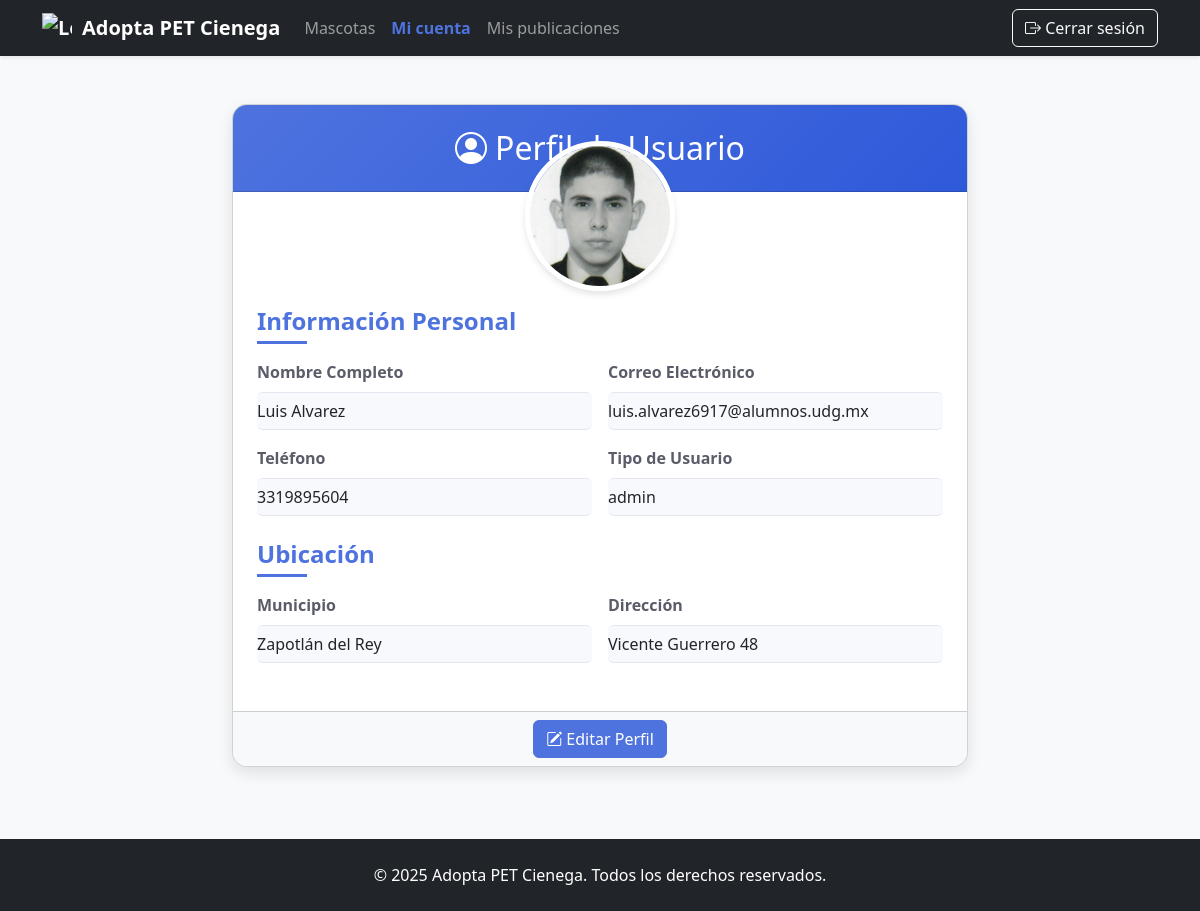
The app's page /adopta/MiCuenta.php (signed in) with its own data.
### tables this page shows
CREATE TABLE `usuarios` (
  `id_usuario` int(11) NOT NULL,
  `username` varchar(30) NOT NULL,
  `nombre_completo` varchar(65) NOT NULL,
  `contraseña` varchar(32) NOT NULL,
  `correo` varchar(50) NOT NULL,
  `telefono` bigint(20) NOT NULL,
  `municipio` int(11) NOT NULL,
  `direccion` varchar(150) NOT NULL,
  `img_perfil` varchar(250) NOT NULL,
  `fec_registro` timestamp NOT NULL DEFAULT current_timestamp(),
  `tipo_usuario` int(11) NOT NULL
);

CREATE TABLE `tipos_usuarios` (
  `id_tipo` int(11) NOT NULL,
  `descripcion` varchar(10) NOT NULL
);

CREATE TABLE `municipios` (
  `id_municipio` int(11) NOT NULL,
  `nombre_municipio` varchar(30) NOT NULL
);

### adopta/MiCuenta.php (the view, shortened to what this page needs)
<?php
$modo_edicion = isset($_GET['editar']) && $_GET['editar'] == '1';
$conexion = obtenerConexion();
$id_usuario = $_SESSION['id_usuario'];
$sql = "SELECT nombre_completo, correo, telefono, tu.descripcion, img_perfil, m.nombre_municipio, direccion
        FROM usuarios
        INNER JOIN tipos_usuarios as tu ON usuarios.tipo_usuario=tu.id_tipo
        JOIN municipios as m ON municipio=m.id_municipio
        WHERE id_usuario=?";
$stmt = $conexion->prepare($sql);
$stmt->bind_param("i", $id_usuario);
$stmt->execute();
$result = $stmt->get_result();
$fila = $result->fetch_assoc();
$ruta_foto = htmlspecialchars($fila['img_perfil'] ?? '');
$nombre_completo = htmlspecialchars($fila['nombre_completo'] ?? '');
$correo = htmlspecialchars($fila['correo'] ?? '');
$telefono = htmlspecialchars($fila['telefono'] ?? '');
$descripcion = htmlspecialchars($fila['descripcion'] ?? '');
$municipio = htmlspecialchars($fila['nombre_municipio'] ?? '');
$direccion = htmlspecialchars($fila['direccion'] ?? '');
?>
<!DOCTYPE html>
<html lang="es">
<head>
    <link href="https://cdn.jsdelivr.net/npm/bootstrap@5.3.2/dist/css/bootstrap.min.css" rel="stylesheet">
    <link rel="stylesheet" href="https://cdn.jsdelivr.net/npm/bootstrap-icons@1.10.0/font/bootstrap-icons.css">
</head>
<body>
    <header>
        <nav class="navbar navbar-expand-lg navbar-dark bg-dark shadow-sm">
            <div class="container">
                <a href="index.php" class="navbar-brand">
                    <img src="../assets/adoptapetcienega.png" alt="Logo" width="30" height="30" class="d-inline-block align-top">
                    <span>Adopta PET Cienega</span>
                </a>
                <div class="collapse navbar-collapse" id="navbarHeader">
                    <ul class="navbar-nav me-auto mb-2 mb-lg-0">
                        <li class="nav-item">
                            <a href="index.php" class="nav-link">Mascotas</a>
                        </li>
                        <li class="nav-item">
                            <a href="MiCuenta.php" class="nav-link active">Mi cuenta</a>
                        </li>
                        <li class="nav-item">
                            <a href="MisPublicaciones.php" class="nav-link">Mis publicaciones</a>
                        </li>
                    </ul>
                    <div class="d-flex">
                        <a href="../cerrar_sesion.php" class="btn btn-outline-light">
                            <i class="bi bi-box-arrow-right"></i> Cerrar sesión
                        </a>
                    </div>
                </div>
            </div>
        </nav>
    </header>
    <main class="container my-5">
        <div class="row justify-content-center">
            <div class="col-lg-8">
                <div class="profile-card card mb-4">
                    <div class="card-header text-center text-white">
                        <h2 class="mb-0"><i class="bi bi-person-circle me-2"></i>Perfil de Usuario</h2>
                    </div>
                    <div class="card-body p-4">
                        <form action="editarPerfil.php" method="POST" enctype="multipart/form-data">
                            <div class="profile-img-container">
                                <?php if (!empty($ruta_foto)): ?>
                                    <img src="<?= $ruta_foto ?>" alt="Foto de Perfil" class="profile-img rounded-circle">
                                <?php else: ?>
                                    <img src="../assets/user-default.png" alt="Foto de Perfil" class="profile-img rounded-circle">
                                <?php endif; ?>
                            </div>
                            <h4 class="section-title">Información Personal</h4>
                            <div class="row g-3 mb-4">
                                <div class="col-md-6">
                                    <label for="nombre_completo" class="form-label info-label">Nombre Completo</label>
                                    <input type="text" id="nombre_completo" name="nombre_completo"
                                        class="form-control <?= $modo_edicion ? '' : 'form-control-plaintext' ?>"
                                        value="<?= $nombre_completo ?>" <?= $modo_edicion ? '' : 'readonly' ?>>
                                </div>
                                <div class="col-md-6">
                                    <label for="correo" class="form-label info-label">Correo Electrónico</label>
                                    <input type="email" id="correo" class="form-control form-control-plaintext"
                                        value="<?= $correo ?>" readonly>
                                </div>
                                <div class="col-md-6">
                                    <label for="telefono" class="form-label info-label">Teléfono</label>
                                    <input type="tel" id="telefono" name="telefono"
                                        class="form-control <?= $modo_edicion ? '' : 'form-control-plaintext' ?>"
                                        value="<?= $telefono ?>" <?= $modo_edicion ? '' : 'readonly' ?>>
                                </div>
                                <div class="col-md-6">
                                    <label for="tipo_usuario" class="form-label info-label">Tipo de Usuario</label>
                                    <input type="text" id="tipo_usuario" class="form-control form-control-plaintext"
                                        value="<?= $descripcion ?>" readonly>
                                </div>
                            </div>
                            <h4 class="section-title">Ubicación</h4>
                            <div class="row g-3 mb-4">
                                <div class="col-md-6">
                                    <label for="municipio" class="form-label info-label">Municipio</label>
                                    <input type="text" id="municipio" class="form-control form-control-plaintext"
                                        value="<?= $municipio ?>" readonly>
                                </div>
                                <div class="col-md-6">
                                    <label for="direccion" class="form-label info-label">Dirección</label>
                                    <input type="text" id="direccion" name="direccion"
                                        class="form-control <?= $modo_edicion ? '' : 'form-control-plaintext' ?>"
                                        value="<?= $direccion ?>" <?= $modo_edicion ? '' : 'readonly' ?>>
                                </div>
                            </div>
                        </form>
                    </div>
                    <?php if (!$modo_edicion): ?>
                        <div class="card-footer text-center bg-light">
                            <a href="MiCuenta.php?editar=1" class="btn btn-primary">
                                <i class="bi bi-pencil-square"></i> Editar Perfil
                            </a>
                        </div>
                    <?php endif; ?>
                </div>
            </div>
        </div>
    </main>
    <footer class="bg-dark text-white py-4 mt-5">
        <div class="container text-center">
            <p class="mb-0">&copy; <?= date('Y') ?> Adopta PET Cienega. Todos los derechos reservados.</p>
        </div>
    </footer>
</body>
</html>

### adopta/MiCuenta.php (style rules this page uses)
:root { --primary-color: #4e73df; --secondary-color: #f8f9fc; --accent-color: #2e59d9; }
body { background-color: #f8f9fa; font-family: 'Segoe UI', Tahoma, Geneva, Verdana, sans-serif; }
.profile-card { border-radius: 15px; box-shadow: 0 6px 15px rgba(0, 0, 0, 0.1); overflow: hidden; transition: transform 0.3s ease; }
.card-header { background: linear-gradient(135deg, var(--primary-color), var(--accent-color)); padding: 1.5rem; }
.profile-img-container { position: relative; width: 150px; height: 150px; margin: -75px auto 1rem; }
.profile-img { width: 100%; height: 100%; object-fit: cover; border: 5px solid white; box-shadow: 0 4px 6px rgba(0, 0, 0, 0.1); }
.form-control:disabled, .form-control[readonly] { background-color: var(--secondary-color); border-color: #e3e6f0; }
.btn-primary { background-color: var(--primary-color); border-color: var(--primary-color); }
.section-title { color: var(--primary-color); font-weight: 600; margin-bottom: 1.5rem; position: relative; }
.section-title::after { content: ''; position: absolute; left: 0; bottom: -8px; width: 50px; height: 3px; background: var(--primary-color); }
.info-label { font-weight: 600; color: #5a5c69; }
.nav-link.active { font-weight: 600; color: var(--primary-color) !important; }
.navbar-brand { font-weight: 700; display: flex; align-items: center; }
.navbar-brand img { margin-right: 10px; }

### records on screen
usuarios: img_perfil (picture), nombre_completo "Luis Alvarez", correo "luis.alvarez6917@alumnos.udg.mx", telefono "3319895604", tipo_usuario.descripcion "admin", municipio.nombre_municipio "Zapotlán del Rey", direccion "Vicente Guerrero 48"
